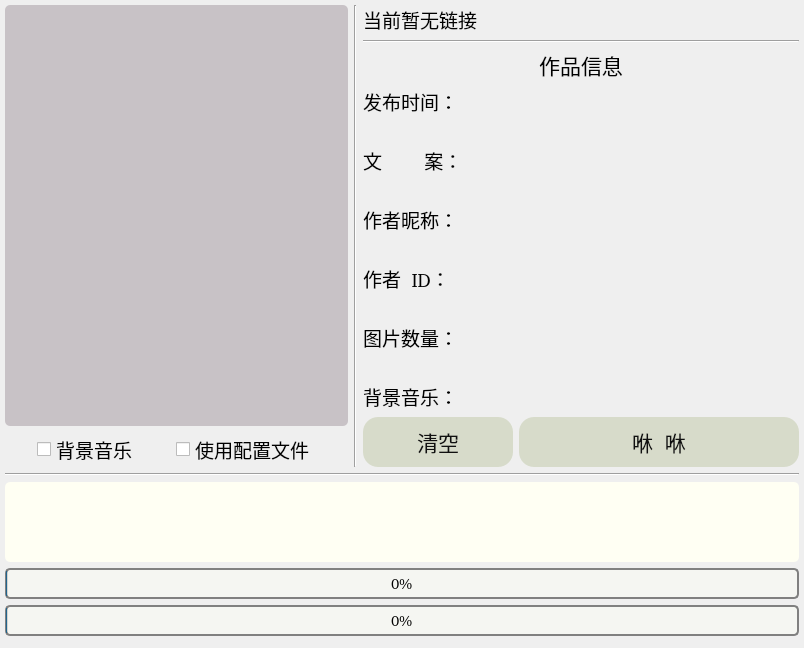
<?xml version="1.0" encoding="UTF-8"?>
<ui version="4.0">
 <class>image_download_page</class>
 <widget class="QWidget" name="image_download_page">
  <property name="geometry">
   <rect>
    <x>0</x>
    <y>0</y>
    <width>804</width>
    <height>648</height>
   </rect>
  </property>
  <property name="sizePolicy">
   <sizepolicy hsizetype="Preferred" vsizetype="Preferred">
    <horstretch>0</horstretch>
    <verstretch>0</verstretch>
   </sizepolicy>
  </property>
  <property name="font">
   <font>
    <family>【慧心】奶酪体</family>
    <pointsize>14</pointsize>
   </font>
  </property>
  <property name="windowTitle">
   <string>Form</string>
  </property>
  <widget class="QWidget" name="gridLayoutWidget">
   <property name="geometry">
    <rect>
     <x>0</x>
     <y>0</y>
     <width>801</width>
     <height>641</height>
    </rect>
   </property>
   <layout class="QGridLayout" name="gridLayout" rowstretch="0,0,0,3,1,0,0,0,0,0" columnstretch="3,0,5" columnminimumwidth="3,0,5">
    <property name="sizeConstraint">
     <enum>QLayout::SetDefaultConstraint</enum>
    </property>
    <property name="leftMargin">
     <number>5</number>
    </property>
    <property name="topMargin">
     <number>5</number>
    </property>
    <property name="rightMargin">
     <number>2</number>
    </property>
    <property name="bottomMargin">
     <number>5</number>
    </property>
    <property name="spacing">
     <number>6</number>
    </property>
    <item row="5" column="0" colspan="3">
     <widget class="Line" name="line">
      <property name="orientation">
       <enum>Qt::Horizontal</enum>
      </property>
     </widget>
    </item>
    <item row="3" column="2">
     <layout class="QFormLayout" name="formLayout">
      <property name="sizeConstraint">
       <enum>QLayout::SetFixedSize</enum>
      </property>
      <property name="fieldGrowthPolicy">
       <enum>QFormLayout::FieldsStayAtSizeHint</enum>
      </property>
      <property name="rowWrapPolicy">
       <enum>QFormLayout::WrapLongRows</enum>
      </property>
      <property name="labelAlignment">
       <set>Qt::AlignJustify|Qt::AlignVCenter</set>
      </property>
      <property name="formAlignment">
       <set>Qt::AlignLeading|Qt::AlignLeft|Qt::AlignTop</set>
      </property>
      <property name="horizontalSpacing">
       <number>2</number>
      </property>
      <property name="verticalSpacing">
       <number>30</number>
      </property>
      <property name="bottomMargin">
       <number>0</number>
      </property>
      <item row="0" column="0">
       <widget class="QLabel" name="label_post_time_1">
        <property name="text">
         <string>发布时间：</string>
        </property>
       </widget>
      </item>
      <item row="0" column="1">
       <widget class="QLabel" name="label_post_time_2">
        <property name="text">
         <string/>
        </property>
        <property name="wordWrap">
         <bool>false</bool>
        </property>
       </widget>
      </item>
      <item row="1" column="0">
       <widget class="QLabel" name="label_text_1">
        <property name="text">
         <string>文        案：</string>
        </property>
       </widget>
      </item>
      <item row="1" column="1">
       <widget class="QLabel" name="label_text_2">
        <property name="sizePolicy">
         <sizepolicy hsizetype="Preferred" vsizetype="Preferred">
          <horstretch>0</horstretch>
          <verstretch>0</verstretch>
         </sizepolicy>
        </property>
        <property name="maximumSize">
         <size>
          <width>10000</width>
          <height>40</height>
         </size>
        </property>
        <property name="text">
         <string/>
        </property>
        <property name="wordWrap">
         <bool>true</bool>
        </property>
       </widget>
      </item>
      <item row="2" column="0">
       <widget class="QLabel" name="label_nickname_1">
        <property name="text">
         <string>作者昵称：</string>
        </property>
       </widget>
      </item>
      <item row="2" column="1">
       <widget class="QLabel" name="label_nickname_2">
        <property name="text">
         <string/>
        </property>
       </widget>
      </item>
      <item row="3" column="0">
       <widget class="QLabel" name="label_author_id_1">
        <property name="text">
         <string>作者  ID：</string>
        </property>
       </widget>
      </item>
      <item row="3" column="1">
       <widget class="QLabel" name="label_author_id_2">
        <property name="text">
         <string/>
        </property>
       </widget>
      </item>
      <item row="4" column="0">
       <widget class="QLabel" name="label_pic_num_1">
        <property name="text">
         <string>图片数量：</string>
        </property>
       </widget>
      </item>
      <item row="4" column="1">
       <widget class="QLabel" name="label_pic_num_2">
        <property name="text">
         <string/>
        </property>
       </widget>
      </item>
      <item row="5" column="0">
       <widget class="QLabel" name="label_muisc_1">
        <property name="text">
         <string>背景音乐：</string>
        </property>
       </widget>
      </item>
      <item row="5" column="1">
       <widget class="QLabel" name="label_muisc_2">
        <property name="maximumSize">
         <size>
          <width>100000</width>
          <height>50</height>
         </size>
        </property>
        <property name="text">
         <string/>
        </property>
        <property name="wordWrap">
         <bool>true</bool>
        </property>
       </widget>
      </item>
     </layout>
    </item>
    <item row="2" column="2">
     <widget class="QLabel" name="label_info">
      <property name="font">
       <font>
        <family>【慧心】奶酪体</family>
        <pointsize>16</pointsize>
       </font>
      </property>
      <property name="text">
       <string>作品信息</string>
      </property>
      <property name="alignment">
       <set>Qt::AlignCenter</set>
      </property>
     </widget>
    </item>
    <item row="1" column="2">
     <widget class="Line" name="line_3">
      <property name="orientation">
       <enum>Qt::Horizontal</enum>
      </property>
     </widget>
    </item>
    <item row="8" column="0" colspan="3">
     <widget class="QProgressBar" name="progressBar_download">
      <property name="font">
       <font>
        <family>【慧心】奶酪体</family>
        <pointsize>-1</pointsize>
       </font>
      </property>
      <property name="styleSheet">
       <string notr="true">border: 2px solid grey;
border-radius: 5px; 
background-color: #F5F6F2;
text-align:center; 
font-size:15px
</string>
      </property>
      <property name="minimum">
       <number>0</number>
      </property>
      <property name="value">
       <number>0</number>
      </property>
     </widget>
    </item>
    <item row="7" column="0" colspan="3">
     <widget class="QTextBrowser" name="textBrowser_print">
      <property name="font">
       <font>
        <family>【慧心】奶酪体</family>
        <pointsize>12</pointsize>
        <weight>50</weight>
        <italic>false</italic>
        <bold>false</bold>
       </font>
      </property>
      <property name="styleSheet">
       <string notr="true">background-color: #FFFFF3;
color: rgb(16, 16, 16);
border-radius: 5px; 
font: 12pt &quot;【慧心】奶酪体&quot;;</string>
      </property>
     </widget>
    </item>
    <item row="0" column="2">
     <widget class="QLabel" name="label_header">
      <property name="sizePolicy">
       <sizepolicy hsizetype="Preferred" vsizetype="Preferred">
        <horstretch>0</horstretch>
        <verstretch>0</verstretch>
       </sizepolicy>
      </property>
      <property name="text">
       <string>当前暂无链接</string>
      </property>
     </widget>
    </item>
    <item row="9" column="0" colspan="3">
     <widget class="QProgressBar" name="progressBar_conversion">
      <property name="font">
       <font>
        <family>【慧心】奶酪体</family>
        <pointsize>-1</pointsize>
       </font>
      </property>
      <property name="styleSheet">
       <string notr="true">border: 2px solid grey;
border-radius: 5px; 
background-color: #F5F6F2;
text-align:center; 
font-size:15px
</string>
      </property>
      <property name="minimum">
       <number>0</number>
      </property>
      <property name="value">
       <number>0</number>
      </property>
     </widget>
    </item>
    <item row="4" column="2">
     <layout class="QHBoxLayout" name="horizontalLayout_Button" stretch="1,3">
      <property name="spacing">
       <number>6</number>
      </property>
      <item>
       <widget class="QPushButton" name="Button_Clear">
        <property name="enabled">
         <bool>true</bool>
        </property>
        <property name="sizePolicy">
         <sizepolicy hsizetype="Fixed" vsizetype="Fixed">
          <horstretch>0</horstretch>
          <verstretch>0</verstretch>
         </sizepolicy>
        </property>
        <property name="minimumSize">
         <size>
          <width>150</width>
          <height>50</height>
         </size>
        </property>
        <property name="font">
         <font>
          <family>【慧心】奶酪体</family>
          <pointsize>16</pointsize>
         </font>
        </property>
        <property name="styleSheet">
         <string notr="true">background-color: #D7DBCA;
color: rgb(16, 16, 16);
border-radius: 15px;</string>
        </property>
        <property name="text">
         <string>清空</string>
        </property>
       </widget>
      </item>
      <item>
       <widget class="QPushButton" name="Button_Run">
        <property name="enabled">
         <bool>true</bool>
        </property>
        <property name="sizePolicy">
         <sizepolicy hsizetype="Fixed" vsizetype="Fixed">
          <horstretch>0</horstretch>
          <verstretch>0</verstretch>
         </sizepolicy>
        </property>
        <property name="minimumSize">
         <size>
          <width>280</width>
          <height>50</height>
         </size>
        </property>
        <property name="font">
         <font>
          <family>【慧心】奶酪体</family>
          <pointsize>16</pointsize>
         </font>
        </property>
        <property name="styleSheet">
         <string notr="true">background-color: #D7DBCA;
color: rgb(16, 16, 16);
border-radius: 15px;</string>
        </property>
        <property name="text">
         <string>咻  咻</string>
        </property>
       </widget>
      </item>
     </layout>
    </item>
    <item row="0" column="0" rowspan="5">
     <layout class="QVBoxLayout" name="inputLayout" stretch="3,1">
      <item>
       <widget class="QPlainTextEdit" name="plainTextEdit">
        <property name="enabled">
         <bool>true</bool>
        </property>
        <property name="sizePolicy">
         <sizepolicy hsizetype="Expanding" vsizetype="Expanding">
          <horstretch>0</horstretch>
          <verstretch>0</verstretch>
         </sizepolicy>
        </property>
        <property name="minimumSize">
         <size>
          <width>291</width>
          <height>374</height>
         </size>
        </property>
        <property name="font">
         <font>
          <family>【慧心】奶酪体</family>
          <pointsize>12</pointsize>
          <weight>50</weight>
          <italic>false</italic>
          <bold>false</bold>
         </font>
        </property>
        <property name="styleSheet">
         <string notr="true">background-color: rgb(200, 194, 198);
border-radius: 5px;
font: 12pt &quot;【慧心】奶酪体&quot;;</string>
        </property>
       </widget>
      </item>
      <item>
       <layout class="QHBoxLayout" name="horizontalLayout_checkBox">
        <item>
         <widget class="QCheckBox" name="checkBox_bgm">
          <property name="sizePolicy">
           <sizepolicy hsizetype="Fixed" vsizetype="Fixed">
            <horstretch>0</horstretch>
            <verstretch>0</verstretch>
           </sizepolicy>
          </property>
          <property name="text">
           <string>背景音乐</string>
          </property>
         </widget>
        </item>
        <item>
         <widget class="QCheckBox" name="checkBox_ini">
          <property name="sizePolicy">
           <sizepolicy hsizetype="Fixed" vsizetype="Fixed">
            <horstretch>0</horstretch>
            <verstretch>0</verstretch>
           </sizepolicy>
          </property>
          <property name="text">
           <string>使用配置文件</string>
          </property>
         </widget>
        </item>
       </layout>
      </item>
     </layout>
    </item>
    <item row="0" column="1" rowspan="5">
     <widget class="Line" name="line_2">
      <property name="orientation">
       <enum>Qt::Vertical</enum>
      </property>
     </widget>
    </item>
   </layout>
  </widget>
 </widget>
 <tabstops>
  <tabstop>plainTextEdit</tabstop>
  <tabstop>textBrowser_print</tabstop>
 </tabstops>
 <resources/>
 <connections>
  <connection>
   <sender>Button_Run</sender>
   <signal>clicked()</signal>
   <receiver>image_download_page</receiver>
   <slot>run()</slot>
   <hints>
    <hint type="sourcelabel">
     <x>643</x>
     <y>378</y>
    </hint>
    <hint type="destinationlabel">
     <x>711</x>
     <y>-4</y>
    </hint>
   </hints>
  </connection>
  <connection>
   <sender>Button_Clear</sender>
   <signal>clicked()</signal>
   <receiver>image_download_page</receiver>
   <slot>clear()</slot>
   <hints>
    <hint type="sourcelabel">
     <x>402</x>
     <y>379</y>
    </hint>
    <hint type="destinationlabel">
     <x>470</x>
     <y>-3</y>
    </hint>
   </hints>
  </connection>
  <connection>
   <sender>checkBox_ini</sender>
   <signal>toggled(bool)</signal>
   <receiver>plainTextEdit</receiver>
   <slot>setDisabled(bool)</slot>
   <hints>
    <hint type="sourcelabel">
     <x>213</x>
     <y>395</y>
    </hint>
    <hint type="destinationlabel">
     <x>293</x>
     <y>367</y>
    </hint>
   </hints>
  </connection>
 </connections>
 <slots>
  <slot>display()</slot>
  <slot>run()</slot>
  <slot>clear()</slot>
 </slots>
</ui>
